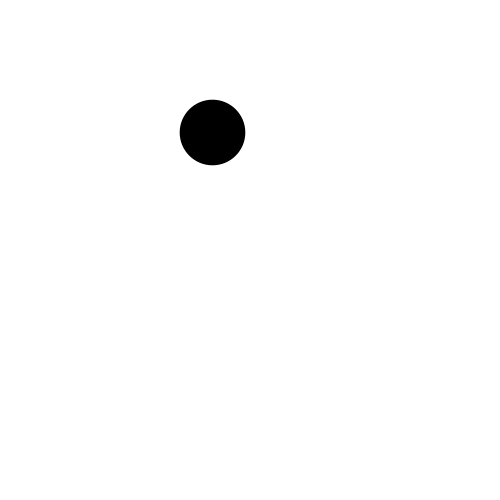
Frame 1 (no input)
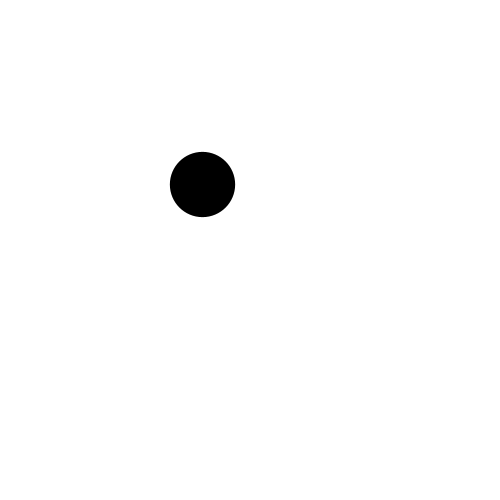
Frame 60 (the mouse pressed at the canvas centre just before this capture)
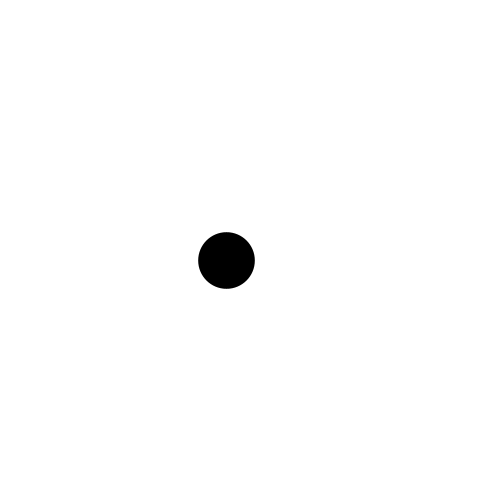
Frame 120 (the mouse held since frame 60 and released just before this capture)

The Processing sketch that drew these frames (run headless with seeded random() and noise(); from frame 60 on, the mouse is pressed at the canvas centre):

// Processing sketch: noiseRuch3D
// ── noiseRuch3D.pde
void setup()
{
  size(500, 500);
  fill(0, 200, 10);
  strokeWeight(100);
}
float limitT = 5;
float t = 0;
float x = 0;
float y = 0;
float z = 0;
void draw()
{
  background(255);
  t = t + 0.005;
  x = noise(t+100.0) * width;
  y = noise(t+1000.0) * height;
  z = noise(t+10000.0) * 100.0;
  strokeWeight(z);
  point(x, y);
}
